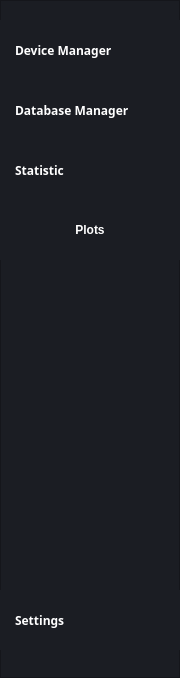
    <widget class="QFrame" name="frame_menu">
     <property name="geometry">
      <rect>
       <x>0</x>
       <y>42</y>
       <width>180</width>
       <height>678</height>
      </rect>
     </property>
     <property name="styleSheet">
      <string notr="true">background-color: rgb(27, 29, 35);</string>
     </property>
     <property name="frameShape">
      <enum>QFrame::StyledPanel</enum>
     </property>
     <property name="frameShadow">
      <enum>QFrame::Raised</enum>
     </property>
     <property name="lineWidth">
      <number>0</number>
     </property>
     <widget class="QPushButton" name="button_device">
      <property name="geometry">
       <rect>
        <x>0</x>
        <y>20</y>
        <width>180</width>
        <height>60</height>
       </rect>
      </property>
      <property name="font">
       <font>
        <family>Segoe UI Semibold</family>
        <pointsize>9</pointsize>
        <weight>75</weight>
        <bold>true</bold>
       </font>
      </property>
      <property name="focusPolicy">
       <enum>Qt::StrongFocus</enum>
      </property>
      <property name="layoutDirection">
       <enum>Qt::LeftToRight</enum>
      </property>
      <property name="autoFillBackground">
       <bool>false</bool>
      </property>
      <property name="styleSheet">
       <string notr="true">QPushButton {
	background-position: left;
	background-repeat: no-reperat;
	background-origin: content;
    text-align: left;
	padding-left: 15px;
	border: none;
	color: rgb(255, 255, 255);
}
QPushButton:hover {
	background-color: rgb(40, 44, 52);
}
QPushButton:pressed {	
	background-color: rgb(85, 170, 255);
}</string>
      </property>
      <property name="text">
       <string>Device Manager</string>
      </property>
      <property name="icon">
       <iconset resource="files.qrc">
        <normaloff>:/24x24/data/resources/icons/24x24/cil-screen-desktop.png</normaloff>:/24x24/data/resources/icons/24x24/cil-screen-desktop.png</iconset>
      </property>
      <property name="iconSize">
       <size>
        <width>24</width>
        <height>24</height>
       </size>
      </property>
      <property name="flat">
       <bool>true</bool>
      </property>
     </widget>
     <widget class="QPushButton" name="button_database">
      <property name="geometry">
       <rect>
        <x>0</x>
        <y>80</y>
        <width>180</width>
        <height>60</height>
       </rect>
      </property>
      <property name="font">
       <font>
        <family>Segoe UI Semibold</family>
        <pointsize>9</pointsize>
        <weight>75</weight>
        <bold>true</bold>
       </font>
      </property>
      <property name="styleSheet">
       <string notr="true">QPushButton {
	background-position: left;
	background-repeat: no-reperat;
	background-origin: content;
    text-align: left;
	padding-left: 15px;
	border: none;
	color: rgb(255, 255, 255);
}
QPushButton:hover {
	background-color: rgb(40, 44, 52);
}
QPushButton:pressed {	
	background-color: rgb(85, 170, 255);
}</string>
      </property>
      <property name="text">
       <string>Database Manager</string>
      </property>
      <property name="icon">
       <iconset resource="files.qrc">
        <normaloff>:/24x24/data/resources/icons/24x24/cil-people.png</normaloff>:/24x24/data/resources/icons/24x24/cil-people.png</iconset>
      </property>
      <property name="iconSize">
       <size>
        <width>24</width>
        <height>24</height>
       </size>
      </property>
      <property name="flat">
       <bool>true</bool>
      </property>
     </widget>
     <widget class="QPushButton" name="button_statistic">
      <property name="geometry">
       <rect>
        <x>0</x>
        <y>140</y>
        <width>180</width>
        <height>60</height>
       </rect>
      </property>
      <property name="font">
       <font>
        <family>Segoe UI Semibold</family>
        <pointsize>9</pointsize>
        <weight>75</weight>
        <bold>true</bold>
       </font>
      </property>
      <property name="styleSheet">
       <string notr="true">QPushButton {
	background-position: left;
	background-repeat: no-reperat;
	background-origin: content;
    text-align: left;
	padding-left: 15px;
	border: none;
	color: rgb(255, 255, 255);
}
QPushButton:hover {
	background-color: rgb(40, 44, 52);
}
QPushButton:pressed {	
	background-color: rgb(85, 170, 255);
}</string>
      </property>
      <property name="text">
       <string>Statistic</string>
      </property>
      <property name="icon">
       <iconset resource="files.qrc">
        <normaloff>:/24x24/data/resources/icons/24x24/cil-chart-line.png</normaloff>:/24x24/data/resources/icons/24x24/cil-chart-line.png</iconset>
      </property>
      <property name="iconSize">
       <size>
        <width>24</width>
        <height>24</height>
       </size>
      </property>
      <property name="flat">
       <bool>true</bool>
      </property>
     </widget>
     <widget class="QPushButton" name="pushButton_4">
      <property name="geometry">
       <rect>
        <x>0</x>
        <y>200</y>
        <width>180</width>
        <height>60</height>
       </rect>
      </property>
      <property name="font">
       <font>
        <family>Segoe UI</family>
        <pointsize>9</pointsize>
        <weight>75</weight>
        <bold>true</bold>
       </font>
      </property>
      <property name="styleSheet">
       <string notr="true">QPushButton {
	background-position: center;
	background-repeat: no-reperat;
	border: none;
	color: rgb(255, 255, 255);
}
QPushButton:hover {
	background-color: rgb(40, 44, 52);
}
QPushButton:pressed {	
	background-color: rgb(85, 170, 255);
}</string>
      </property>
      <property name="text">
       <string>Plots</string>
      </property>
      <property name="flat">
       <bool>true</bool>
      </property>
     </widget>
     <widget class="QPushButton" name="button_settings">
      <property name="geometry">
       <rect>
        <x>0</x>
        <y>590</y>
        <width>180</width>
        <height>60</height>
       </rect>
      </property>
      <property name="font">
       <font>
        <family>Segoe UI Semibold</family>
        <pointsize>9</pointsize>
        <weight>75</weight>
        <bold>true</bold>
       </font>
      </property>
      <property name="styleSheet">
       <string notr="true">QPushButton {
	background-position: left;
	background-repeat: no-reperat;
	background-origin: content;
    text-align: left;
	padding-left: 15px;
	border: none;
	color: rgb(255, 255, 255);
}
QPushButton:hover {
	background-color: rgb(40, 44, 52);
}
QPushButton:pressed {	
	background-color: rgb(85, 170, 255);
}</string>
      </property>
      <property name="text">
       <string>Settings</string>
      </property>
      <property name="icon">
       <iconset resource="files.qrc">
        <normaloff>:/24x24/data/resources/icons/24x24/cil-settings.png</normaloff>:/24x24/data/resources/icons/24x24/cil-settings.png</iconset>
      </property>
      <property name="iconSize">
       <size>
        <width>24</width>
        <height>24</height>
       </size>
      </property>
      <property name="flat">
       <bool>true</bool>
      </property>
     </widget>
    </widget>
